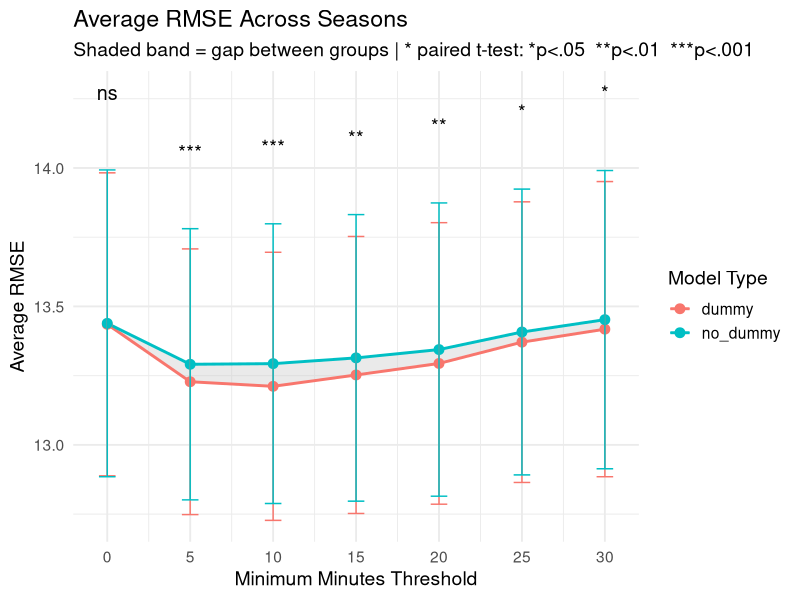
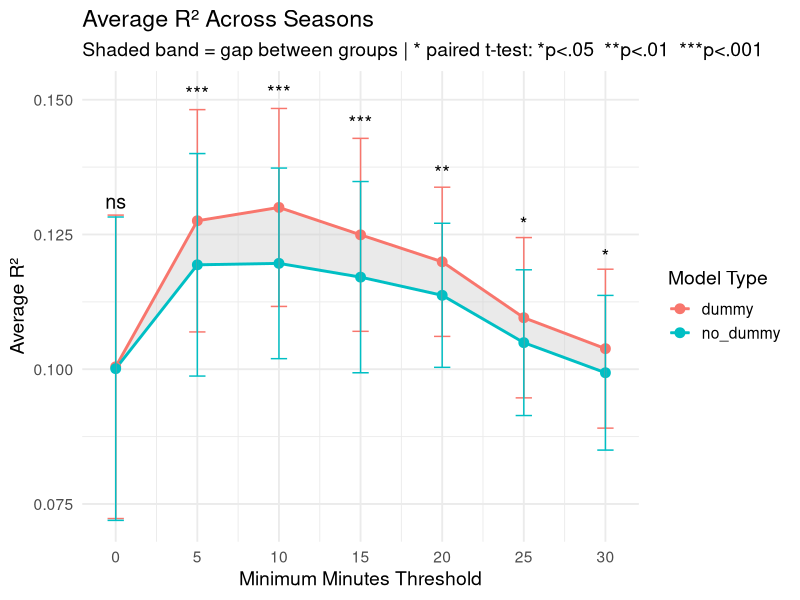
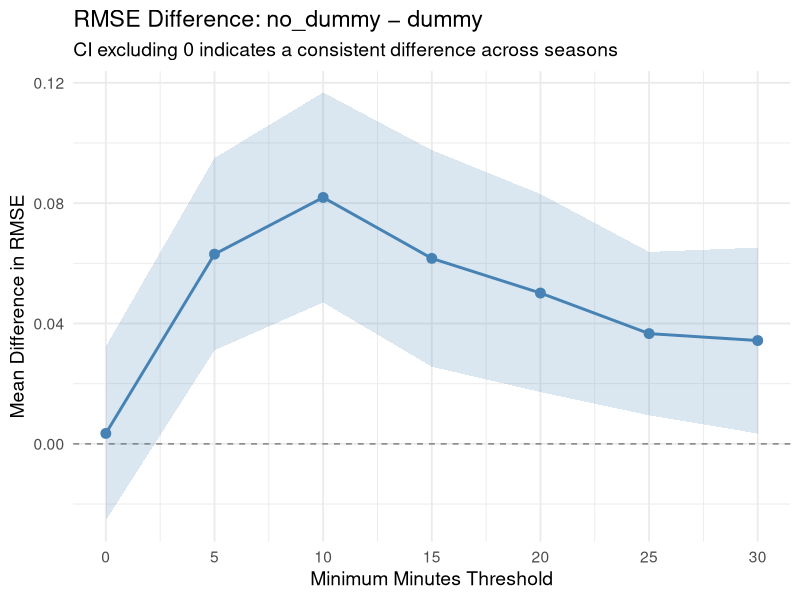
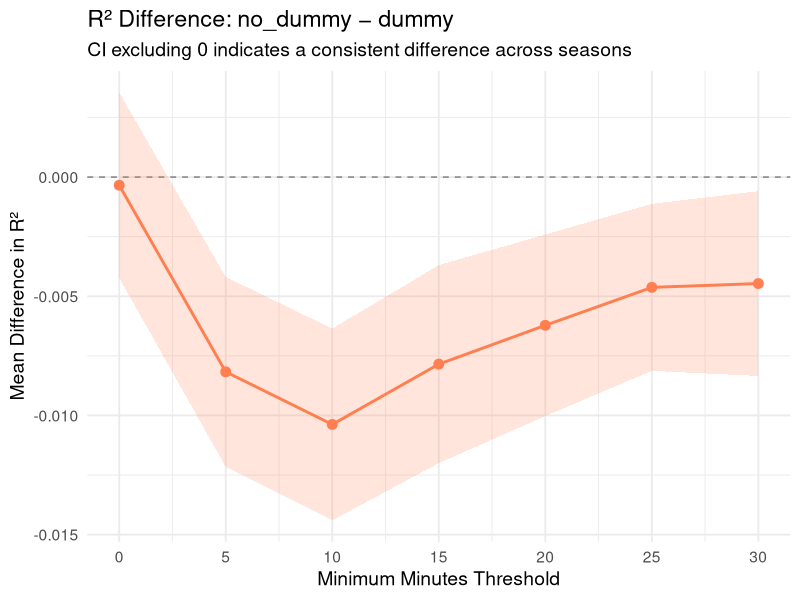
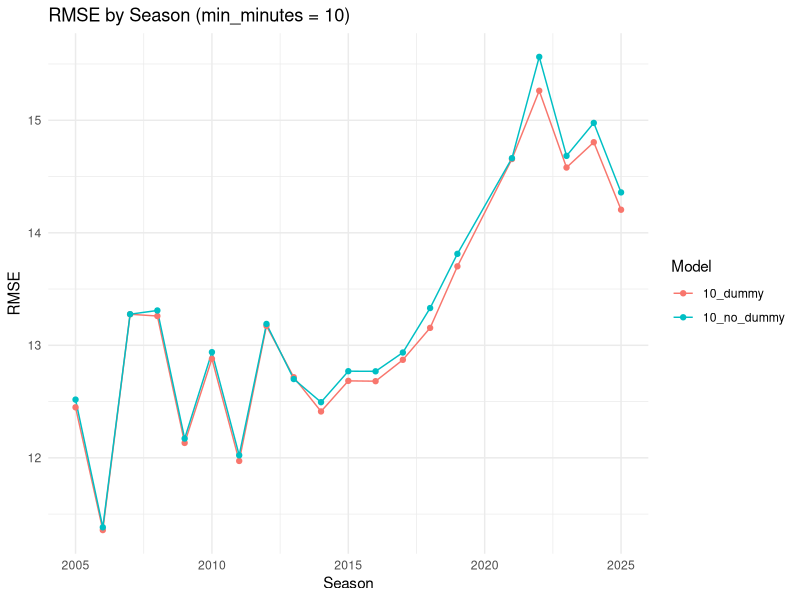
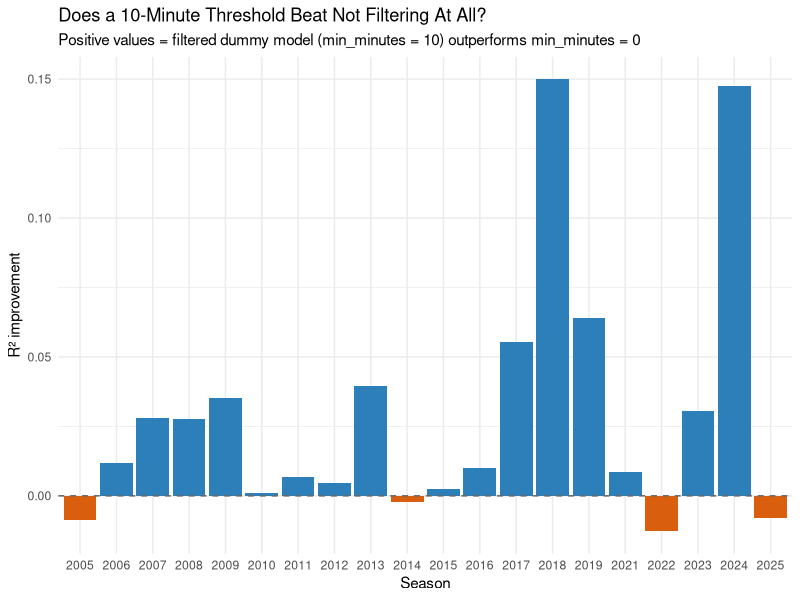
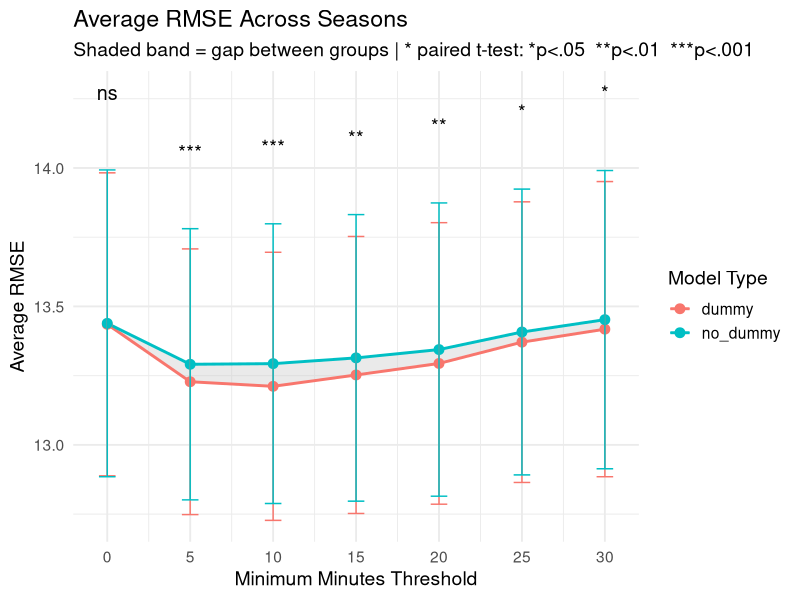
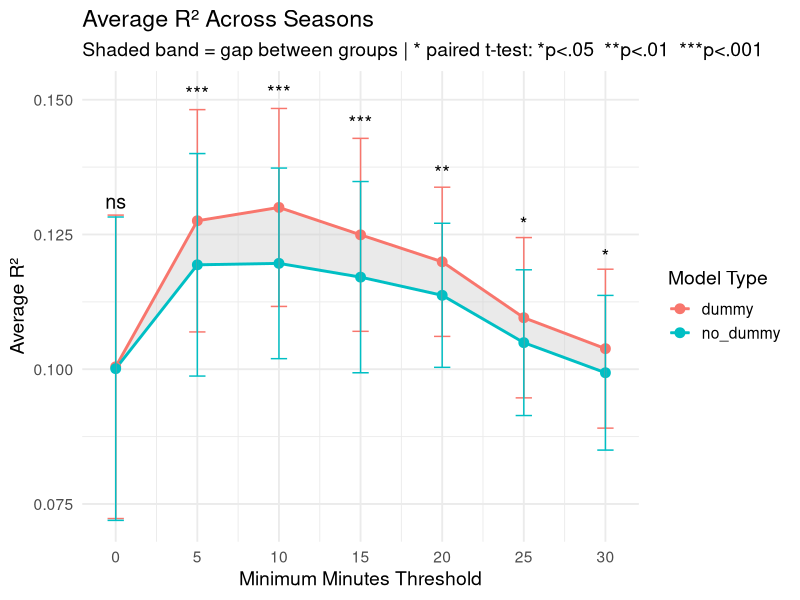

These figures' R source, in order:
library(tidyverse)

setwd("/Users/kennywatts/Documents/GitHub/Dummy-rapm")

# -----------------------------
# Load data
# -----------------------------
results <- read_csv("May_27_Model_Results.csv")

# -----------------------------
# Summary Table
# -----------------------------
summary_table <- results %>%
  group_by(model_type, min_minutes) %>%
  summarise(
    mean_RMSE = sprintf("%.2f", mean(RMSE, na.rm = TRUE)),
    sd_RMSE   = round(sd(RMSE, na.rm = TRUE), 2),
    mean_R2   = round(mean(R2, na.rm = TRUE), 3),
    sd_R2     = round(sd(R2, na.rm = TRUE), 3),
    n = n(),
    .groups = "drop"
  )

# -----------------------------
# Summarize across seasons
# -----------------------------
summary_results <- results %>%
  group_by(model_type, min_minutes) %>%
  summarise(
    mean_RMSE = mean(RMSE, na.rm = TRUE),
    sd_RMSE   = sd(RMSE, na.rm = TRUE),
    se_RMSE   = sd_RMSE / sqrt(n()),
    ci_RMSE   = qt(0.975, df = n() - 1) * se_RMSE,
    mean_R2   = mean(R2, na.rm = TRUE),
    sd_R2     = sd(R2, na.rm = TRUE),
    se_R2     = sd_R2 / sqrt(n()),
    ci_R2     = qt(0.975, df = n() - 1) * se_R2,
    n = n(),
    .groups = "drop"
  )

# -----------------------------
# Compute paired differences
# -----------------------------
diff_results <- results %>%
  select(season, model_type, min_minutes, RMSE, R2) %>%
  pivot_wider(names_from = model_type, values_from = c(RMSE, R2)) %>%
  mutate(
    diff_RMSE = RMSE_no_dummy - RMSE_dummy,
    diff_R2   = R2_no_dummy   - R2_dummy
  )

diff_summary <- diff_results %>%
  group_by(min_minutes) %>%
  summarise(
    mean_diff_RMSE = mean(diff_RMSE, na.rm = TRUE),
    se_diff_RMSE   = sd(diff_RMSE, na.rm = TRUE) / sqrt(n()),
    ci_diff_RMSE   = qt(0.975, df = n() - 1) * se_diff_RMSE,
    mean_diff_R2   = mean(diff_R2, na.rm = TRUE),
    se_diff_R2     = sd(diff_R2, na.rm = TRUE) / sqrt(n()),
    ci_diff_R2     = qt(0.975, df = n() - 1) * se_diff_R2,
    .groups = "drop"
  )

# -----------------------------
# Paired t-tests + significance labels
# -----------------------------
sig_results <- diff_results %>%
  group_by(min_minutes) %>%
  summarise(
    p_RMSE = t.test(diff_RMSE)$p.value,
    p_R2   = t.test(diff_R2)$p.value,
    .groups = "drop"
  ) %>%
  mutate(
    label_RMSE = case_when(
      p_RMSE < 0.001 ~ "***",
      p_RMSE < 0.01  ~ "**",
      p_RMSE < 0.05  ~ "*",
      TRUE           ~ "ns"
    ),
    label_R2 = case_when(
      p_R2 < 0.001 ~ "***",
      p_R2 < 0.01  ~ "**",
      p_R2 < 0.05  ~ "*",
      TRUE         ~ "ns"
    )
  )

# -----------------------------
# Ribbon data (gap between groups)
# -----------------------------
ribbon_data <- summary_results %>%
  select(model_type, min_minutes, mean_RMSE, mean_R2) %>%
  pivot_wider(names_from = model_type, values_from = c(mean_RMSE, mean_R2))

# -----------------------------
# Significance label positions
# -----------------------------
upper_env_RMSE <- summary_results %>%
  group_by(min_minutes) %>%
  summarise(label_y = max(mean_RMSE + ci_RMSE) * 1.02, .groups = "drop") %>%
  left_join(sig_results %>% select(min_minutes, label_RMSE), by = "min_minutes")

upper_env_R2 <- summary_results %>%
  group_by(min_minutes) %>%
  summarise(label_y = max(mean_R2 + ci_R2) * 1.02, .groups = "drop") %>%
  left_join(sig_results %>% select(min_minutes, label_R2), by = "min_minutes")

# -----------------------------
# Plot 1: RMSE with ribbon + significance
# -----------------------------
rmse_plot <- ggplot(summary_results, aes(x = min_minutes, y = mean_RMSE, color = model_type)) +
  geom_ribbon(
    data = ribbon_data,
    aes(x = min_minutes, ymin = mean_RMSE_dummy, ymax = mean_RMSE_no_dummy),
    inherit.aes = FALSE,
    fill = "gray80", alpha = 0.4
  ) +
  geom_line(linewidth = 1) +
  geom_point(size = 3) +
  geom_errorbar(aes(ymin = mean_RMSE - ci_RMSE, ymax = mean_RMSE + ci_RMSE), width = 1) +
  geom_text(
    data = upper_env_RMSE,
    aes(x = min_minutes, y = label_y, label = label_RMSE),
    inherit.aes = FALSE, size = 5, color = "black"
  ) +
  scale_x_continuous(breaks = seq(0, 30, by = 5)) +
  labs(
    title = "Average RMSE Across Seasons",
    subtitle = "Shaded band = gap between groups | * paired t-test: *p<.05  **p<.01  ***p<.001",
    x = "Minimum Minutes Threshold",
    y = "Average RMSE",
    color = "Model Type"
  ) +
  theme_minimal(base_size = 14)

# -----------------------------
# Plot 2: R² with ribbon + significance
# -----------------------------
r2_plot <- ggplot(summary_results, aes(x = min_minutes, y = mean_R2, color = model_type)) +
  geom_ribbon(
    data = ribbon_data,
    aes(x = min_minutes, ymin = mean_R2_dummy, ymax = mean_R2_no_dummy),
    inherit.aes = FALSE,
    fill = "gray80", alpha = 0.4
  ) +
  geom_line(linewidth = 1) +
  geom_point(size = 3) +
  geom_errorbar(aes(ymin = mean_R2 - ci_R2, ymax = mean_R2 + ci_R2), width = 1) +
  geom_text(
    data = upper_env_R2,
    aes(x = min_minutes, y = label_y, label = label_R2),
    inherit.aes = FALSE, size = 5, color = "black"
  ) +
  scale_x_continuous(breaks = seq(0, 30, by = 5)) +
  labs(
    title = "Average R² Across Seasons",
    subtitle = "Shaded band = gap between groups | * paired t-test: *p<.05  **p<.01  ***p<.001",
    x = "Minimum Minutes Threshold",
    y = "Average R²",
    color = "Model Type"
  ) +
  theme_minimal(base_size = 14)

# -----------------------------
# Plot 3: RMSE difference
# -----------------------------
rmse_diff_plot <- ggplot(diff_summary, aes(x = min_minutes, y = mean_diff_RMSE)) +
  geom_hline(yintercept = 0, linetype = "dashed", color = "gray50") +
  geom_ribbon(aes(ymin = mean_diff_RMSE - ci_diff_RMSE,
                  ymax = mean_diff_RMSE + ci_diff_RMSE),
              alpha = 0.2, fill = "steelblue") +
  geom_line(color = "steelblue", linewidth = 1) +
  geom_point(color = "steelblue", size = 3) +
  scale_x_continuous(breaks = seq(0, 30, by = 5)) +
  labs(
    title = "RMSE Difference: no_dummy − dummy",
    subtitle = "CI excluding 0 indicates a consistent difference across seasons",
    x = "Minimum Minutes Threshold",
    y = "Mean Difference in RMSE"
  ) +
  theme_minimal(base_size = 14)

# -----------------------------
# Plot 4: R² difference
# -----------------------------
r2_diff_plot <- ggplot(diff_summary, aes(x = min_minutes, y = mean_diff_R2)) +
  geom_hline(yintercept = 0, linetype = "dashed", color = "gray50") +
  geom_ribbon(aes(ymin = mean_diff_R2 - ci_diff_R2,
                  ymax = mean_diff_R2 + ci_diff_R2),
              alpha = 0.2, fill = "coral") +
  geom_line(color = "coral", linewidth = 1) +
  geom_point(color = "coral", size = 3) +
  scale_x_continuous(breaks = seq(0, 30, by = 5)) +
  labs(
    title = "R² Difference: no_dummy − dummy",
    subtitle = "CI excluding 0 indicates a consistent difference across seasons",
    x = "Minimum Minutes Threshold",
    y = "Mean Difference in R²"
  ) +
  theme_minimal(base_size = 14)

# Plot 5: Season by season differences

difference_by_season <- results %>%
  filter(min_minutes == 10) %>%
  ggplot(aes(x = season, y = RMSE, color = model_name, group = model_name)) +
  geom_line() +
  geom_point() +
  labs(
    title = "RMSE by Season (min_minutes = 10)",
    x = "Season",
    y = "RMSE",
    color = "Model"
  ) +
  theme_minimal()

# Plot 6: Does filtering (at any threshold) beat not filtering at all?
baseline_compare <- diff_results %>%
  group_by(season) %>%
  mutate(
    RMSE_baseline    = RMSE_dummy[min_minutes == 0],
    R2_baseline      = R2_dummy[min_minutes == 0],
    RMSE_improvement = RMSE_baseline - RMSE_dummy,   # positive = better than no filtering
    R2_improvement   = R2_dummy - R2_baseline        # positive = better than no filtering
  ) %>%
  ungroup()

baseline_long <- baseline_compare %>%
  select(season, min_minutes, RMSE_improvement, R2_improvement) %>%
  pivot_longer(cols = c(RMSE_improvement, R2_improvement), names_to = "metric", values_to = "value")

baseline_10_r2 <- baseline_long %>%
  filter(min_minutes == 10, metric == "R2_improvement")

threshold_vs_no_filter <- ggplot(baseline_10_r2, aes(x = factor(season), y = value, fill = value > 0)) +
  geom_col() +
  geom_hline(yintercept = 0, linetype = "dashed", color = "grey40") +
  scale_fill_manual(values = c("TRUE" = "#2c7fb8", "FALSE" = "#d95f0e"), guide = "none") +
  labs(title = "Does a 10-Minute Threshold Beat Not Filtering At All?",
       subtitle = "Positive values = filtered dummy model (min_minutes = 10) outperforms min_minutes = 0",
       x = "Season", y = "R² improvement") +
  theme_minimal()


# Proportion of times 10_dummy rmse < 10_no_dummy rmse

prop_lower <- results %>%
  filter(min_minutes == 10) %>%
  select(season, model_name, RMSE) %>%
  pivot_wider(names_from = model_name, values_from = RMSE) %>%
  summarise(prop = mean(`10_dummy` < `10_no_dummy`)) %>%
  pull(prop)

prop_lower


# -----------------------------
# Display
# -----------------------------
rmse_plot
r2_plot
rmse_diff_plot
r2_diff_plot
difference_by_season
threshold_vs_no_filter

# -----------------------------
# Save plots to current directory
# -----------------------------

ggsave(
  filename = "rmse_plot.png",
  plot = rmse_plot,
  width = 8,
  height = 6,
  dpi = 300
)

ggsave(
  filename = "r2_plot.png",
  plot = r2_plot,
  width = 8,
  height = 6,
  dpi = 300
)

ggsave(
  filename = "rmse_diff_plot.png",
  plot = rmse_diff_plot,
  width = 8,
  height = 6,
  dpi = 300
)

ggsave(
  filename = "r2_diff_plot.png",
  plot = r2_diff_plot,
  width = 8,
  height = 6,
  dpi = 300
)

ggsave(
  filename = "difference_by_season_plot.png",
  plot = difference_by_season,
  width = 8,
  height = 6,
  dpi = 300
)

ggsave(
  filename = "threshold_vs_no_filter_plot.png",
  plot = threshold_vs_no_filter,
  width = 8,
  height = 6,
  dpi = 300
)
